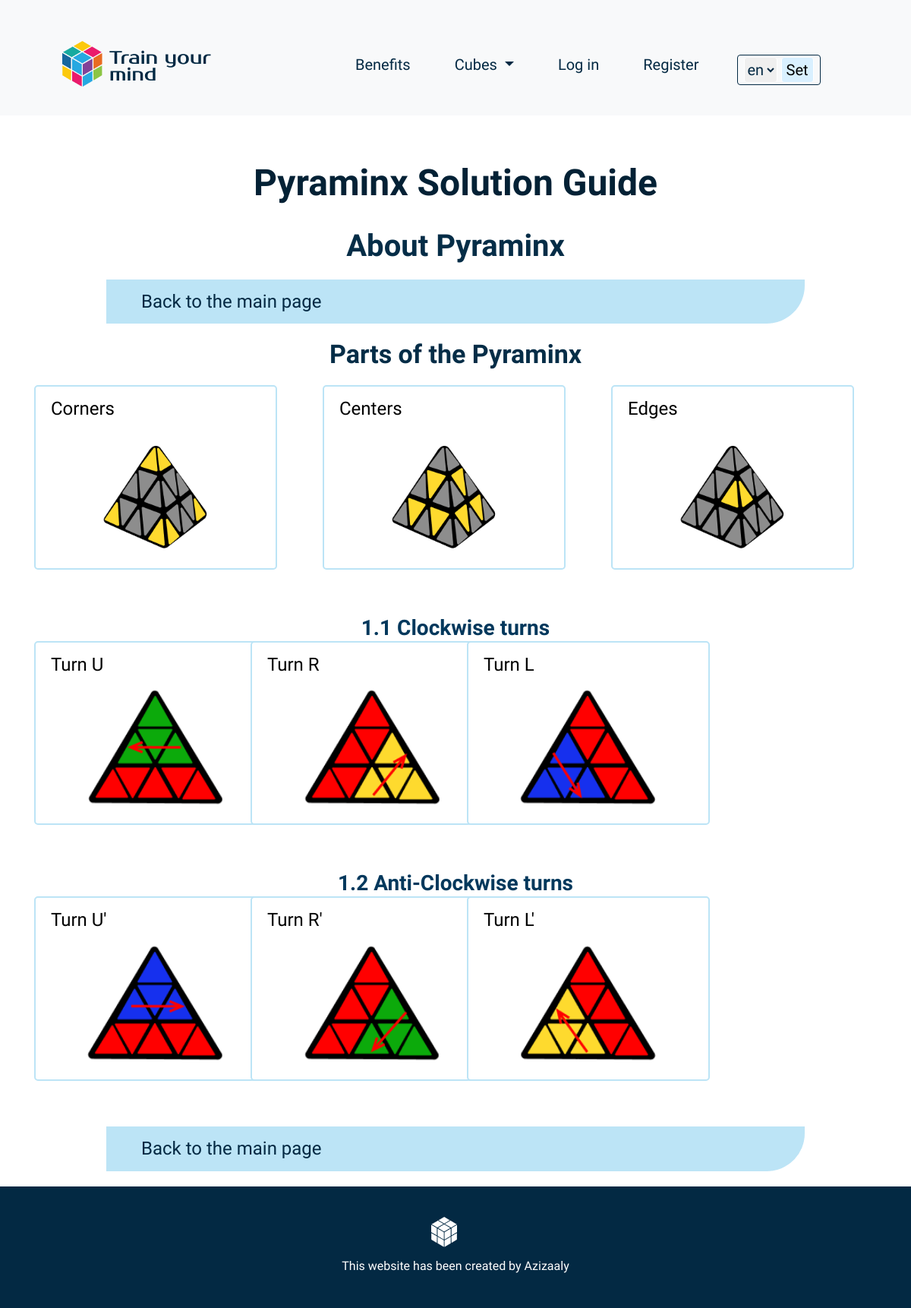
Page /about/2/ on the committed database.
### cubic/models.py (models this page shows, shortened)
class Cubes(models.Model):
    name_en = models.CharField(max_length=100)
    text_en = models.TextField(null=True, blank=True)
    congra_text_en = models.TextField(null=True, blank=True)
    name_uz = models.CharField(max_length=100)
    text_uz = models.TextField(null=True, blank=True)
    congra_text_uz = models.TextField(null=True, blank=True)

class PartsOfCube(models.Model):
    cube = models.ForeignKey(Cubes, related_name="parts_of_cube", on_delete=models.CASCADE)
    img = models.ImageField(upload_to='rubics_cube/parts_of_cube')
    name_en = models.CharField(max_length=100)
    extra_text_en = models.TextField(null=True, blank=True)
    name_uz = models.CharField(max_length=100)
    extra_text_uz = models.TextField(null=True, blank=True)

class AboutBox(models.Model):
    about = models.ForeignKey(MainAboutBox, related_name="about_box", on_delete=models.CASCADE, null=True, blank=True)
    saved = models.ManyToManyField(User, related_name="saved_about_box", blank=True)
    name_en = models.CharField(max_length=100)
    extra_text_en = models.TextField(null=True, blank=True)
    name_uz = models.CharField(max_length=100)
    extra_text_uz = models.TextField(null=True, blank=True)

class AboutCard(models.Model):
    about_box = models.ForeignKey(AboutBox, related_name="about_cards", on_delete=models.CASCADE)
    img = models.ImageField(upload_to='cubes/about')
    name_en = models.CharField(max_length=100)
    extra_text_en = models.TextField(null=True, blank=True)
    name_uz = models.CharField(max_length=100)
    extra_text_uz = models.TextField(null=True, blank=True)

### cubic/views.py (the view)
# urls.py: path("about/<int:pk>/", views.AboutDetailView.as_view(), name="cube-about"),
class AboutDetailView(DetailView):
    model = About
    template_name = "cubic/about.html"
    context_object_name = "about"
    def get_context_data(self, *args, **kwargs):
        context = super(AboutDetailView, self).get_context_data(*args, **kwargs)
        about = get_object_or_404(About, id=self.kwargs['pk'])
        cube = about.cube
        cubes = Cubes.objects.all()
        context["cubes"] = cubes
        context["cube"] = cube
        return context

### cubic/templates/cubic/about.html (shortened to what this page needs)
{% extends "cubic/layout.html" %}
{% load i18n %}
{% load static %}
{% block body %}
<header class="header">
    <div class="container">
        <div class="row">
            <div class="col-lg-12">
                <div class="process">
                    <h1>
                        {% get_current_language as LANGUAGE_CODE %}
                        {% if LANGUAGE_CODE == 'uz' %}
                            {{cube.name_uz}} bo`yicha qo`llanma
                        {% else %}
                            {{cube.name_en}} Solution Guide
                        {% endif %}
                    </h1>
                    <h2 class="step_name">
                        {% if LANGUAGE_CODE == 'uz' %}
                            {{cube.name_uz}} haqida
                        {% else %}
                            About {{cube.name_en}}
                        {% endif %}
                    </h2>
                </div>
            </div>
        </div>
        <div class="row">
            <div class="col-lg-10 col-10 m-auto">
                <a class="step-title" href="{% url 'cube-detail' cube.id %}">
                    <div class="step__box d-flex">
                        <h4 class="step__box__name">
                            {% if LANGUAGE_CODE == 'uz' %}
                                Asosiy sahifaga
                            {% else %}
                                Back to the main page
                            {% endif %}
                        </h4>
                    </div>
                </a>
            </div>
        </div>
    </div>
</header>
<section class="steps">
    <div class="container">
        <div class="row">
            <div class="col-lg-12">
                <h2 class="steps_step_name">
                    {% if LANGUAGE_CODE == 'uz' %}
                        {{cube.name_uz}} qismlari
                    {% else %}
                        Parts of the {{cube.name_en}}
                    {% endif %}
                </h2>
            </div>
        </div>
        <div class="row cube-row">
            {% for part_of_cube in cube.parts_of_cube.all %}
                <div class="col-lg-4 col-6">
                    <div class="cube-card card">
                        <h4 class="card__name-text">
                            {% if LANGUAGE_CODE == 'uz' %}
                                {{part_of_cube.name_uz}}
                            {% else %}
                                {{part_of_cube.name_en}}
                            {% endif %}
                        </h4>
                        <img class="m-auto cube-card-img" src="{{ part_of_cube.img.url }}" alt="case photo">
                    </div>
                </div>
            {% endfor %}
        </div>
        {% for main_about_box in about.main_about_box.all %}
            {% for about_box in main_about_box.about_box.all %}
                <div class="row">
                    <div class="col-lg-12">
                        <h2 class="about_box_name  m-auto">
                            {% if LANGUAGE_CODE == 'uz' %}
                                {{about_box.name_uz}}
                            {% else %}
                                {{about_box.name_en}}
                            {% endif %}
                        </h2>
                    </div>
                </div>
                <div class="cube-row row">
                    {% for card in about_box.about_cards.all %}
                        <div class="col-lg-3 col-6">
                            <div class="cube-card card">
                                <h4 class="card__name-text">
                                    {% if LANGUAGE_CODE == 'uz' %}
                                        {{card.name_uz}}
                                    {% else %}
                                        {{card.name_en}}
                                    {% endif %}
                                </h4>
                                <img class="m-auto cube-card-img" src="{{ card.img.url }}" alt="case photo">
                            </div>
                        </div>
                    {% endfor %}
                </div>
            {% endfor %}
        {% endfor %}
        <div class="row">
            <div class="col-lg-10 col-10 m-auto">
                <a class="step-title" href="{% url 'cube-detail' cube.id %}">
                    <div class="step__box d-flex">
                        <h4 class="step__box__name">
                            {% if LANGUAGE_CODE == 'uz' %}
                                Asosiy sahifaga
                            {% else %}
                                Back to the main page
                            {% endif %}
                        </h4>
                    </div>
                </a>
            </div>
        </div>
    </div>
</section>
{% endblock %}

### cubic/static/cubic/main.css (style rules this page uses)
body { padding: 0; margin: 0; font-family: 'Quantico', sans-serif; font-size: 26px; color: #010101; }
h1, h2, h3, h4, h5, h6, p { margin: 0; padding: 0; }
* { box-sizing: border-box; }
.step__box__name { color: #032943; }
.process { margin-top: 30px; }
h1 { margin: 0 auto; text-align:center; font-weight: 700; font-size: 48px; margin-bottom: 30px; color: #032135; }
.step_name { margin: 0 auto; text-align:center; font-weight: 700; font-size: 40px; margin-bottom: 20px; color: #052d47; }
.steps_step_name { margin: 0 auto; text-align:center; font-weight: 700; font-size: 34px; margin-bottom: 20px; color: #052d47; font-family: ABeeZee; }
.about_box_name { margin: 0 auto; text-align:center; font-weight: 700; font-size: 28px; margin-bottom: 20px; color: #02385c; font-family: ABeeZee; }
.step__box { background: #BCE4F6; border-radius: 0px 0px 50px 0px; padding: 15px 46px; margin-bottom: 20px; }
.card__name-text { margin: 15px 20px; }
.cube-card { border-radius: 5px; border: 2px solid #BCE4F6; width: 320px; margin-bottom: 60px; }
.cube-card img { height: 160px; }

### rows in the picture
Cubes: name_en "Pyraminx"
PartsOfCube: name_en "Corners", img (picture)
PartsOfCube: name_en "Centers", img (picture)
PartsOfCube: name_en "Edges", img (picture)
AboutBox: name_en "1.1 Clockwise turns"
AboutCard: name_en "Turn U", img (picture)
AboutCard: name_en "Turn R", img (picture)
AboutCard: name_en "Turn L", img (picture)
AboutBox: name_en "1.2 Anti-Clockwise turns"
AboutCard: name_en "Turn U'", img (picture)
AboutCard: name_en "Turn R'", img (picture)
AboutCard: name_en "Turn L'", img (picture)
